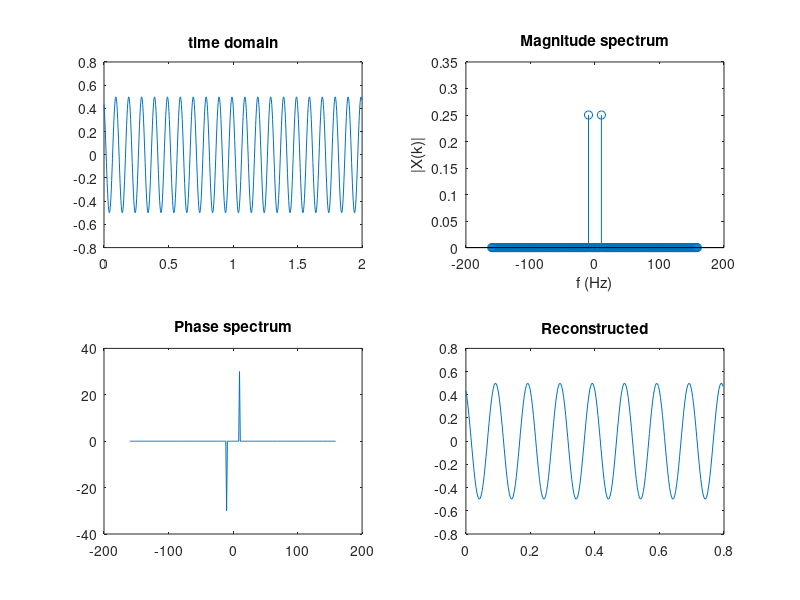

Here is the MATLAB script that generated this plot:
A = 0.5; %amplitude of the cosine wave
fc=10;%frequency of the cosine wave
phase=30; %desired phase shift of the cosine in degrees
fs=32*fc;%sampling frequency with oversampling factor 32
t=0:1/fs:2-1/fs;%2 seconds duration
phi = phase*pi/180; %convert phase shift in degrees in radians
x=A*cos(2*pi*fc*t+phi);%time domain signal with phase shift
 
subplot(2,2,1); plot(t,x); title('time domain');
N=256; %FFT size
X = 1/N*fftshift(fft(x,N));%N-point complex DFT
 
df=fs/N; %frequency resolution
sampleIndex = -N/2:N/2-1; %ordered index for FFT plot
f=sampleIndex*df; %x-axis index converted to ordered frequencies
subplot(2,2,2); stem(f,abs(X)); %magnitudes vs frequencies
title('Magnitude spectrum');xlabel('f (Hz)'); ylabel('|X(k)|');
 
phase=atan2(imag(X),real(X))*180/pi; %raw phase information (noisy)
%plot(f,phase); %phase vs frequencies
 
X2=X;%store the FFT results in another array
%detect noise (very small numbers (eps)) and ignore them
threshold = max(abs(X))/10000; %tolerance threshold
X2(abs(X)<threshold) = 0; %maskout values that are below the threshold
phase=atan2(imag(X2),real(X2))*180/pi; %phase information
subplot(2,2,3); plot(f,phase); %phase vs frequencies
title('Phase spectrum');
 
x_recon = N*ifft(ifftshift(X),N); %reconstructed signal
t = [0:1:length(x_recon)-1]/fs; %recompute time index
subplot(2,2,4); plot(t,x_recon);%reconstructed signal
title('Reconstructed')